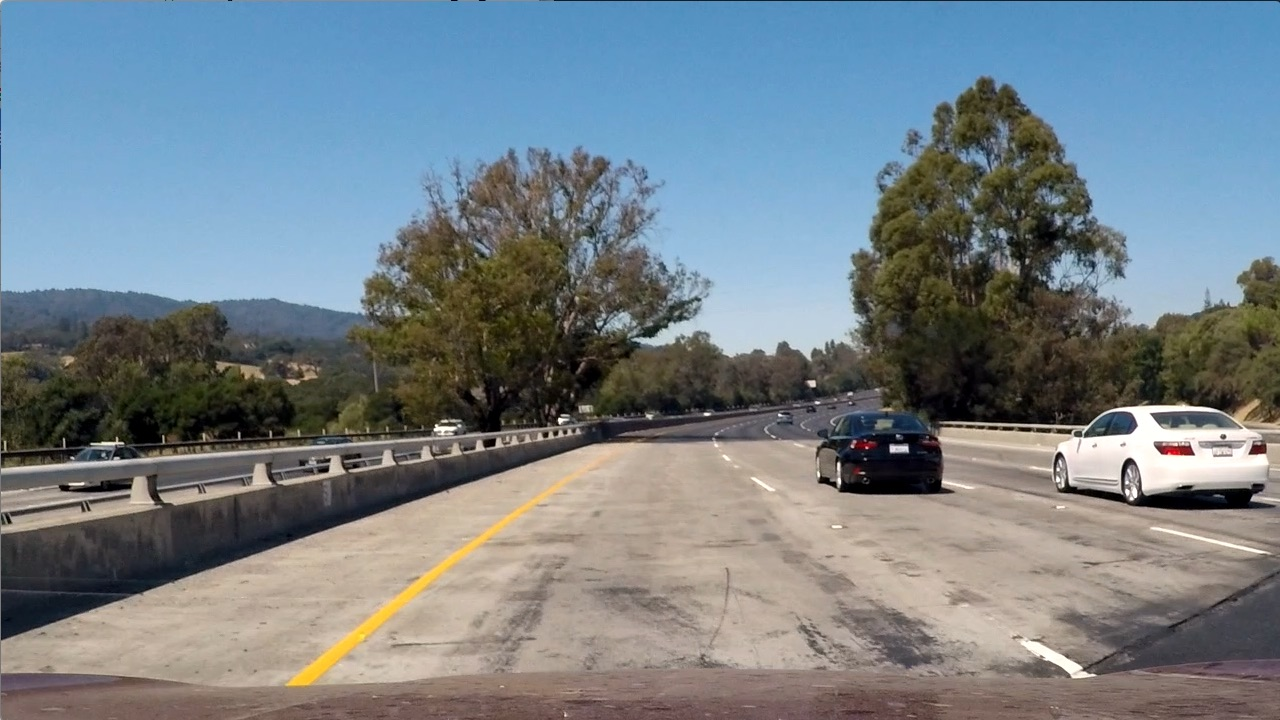
#> input picture test_images/test1.jpg, 1280 x 720 px; its folder holds only this picture in this run
$ python image_gen_new.py   (older library calls are emulated)
#> lines starting #> are read from the running program, lines starting #| are printed output that depends on the picture; after the words box and inside, x2 and y2 are one past the last pixel; in counts of white or black regions, pixels touching at a corner belong together
### tracker.py
# -*- coding: utf-8 -*-
"""
Created on Wed Sep 20 06:14:20 2017

@author: Dharmesh Jani

"""

import numpy as np
class tracker():

    # Specify all unassigned variables for every new instance
    def __init__(self, Mywindow_width, Mywindow_height, Mymargin, My_ym = 1, My_xm = 1, Mysmooth_factor = 15):

        #list that stores all the past (left,right) center set values used for smoothing the output
        self.recent_centers = []

        # the window pixel width of the center values, used to count pixels inside center windows to determine curved values
        self.window_width = Mywindow_width

        # the window pixel height of the center values, used to count pixels inside center windows to determine curved values
        # breaks the image into vertical levels
        self.window_height = Mywindow_height

        # the pixel distance in both directions to slide (left_window + right_window) template for searching
        self.margin = Mymargin

        self.ym_per_pix = My_ym # meters per pixel in verical axis

        self.xm_per_pix = My_xm # meters per pixel in horizontal axis

        self.smooth_factor = Mysmooth_factor

    # the main tracking function for finding and storing lane segment positions
    def find_window_centroids(self, warped):

        window_width = self.window_width
        window_height = self.window_height
        margin = self.margin

        window_centroids = [] # Store the (left,right) window centroid positions per level
        window = np.ones(window_width) # Create our window template that we will use for convolutions

        # First find the two starting positions for the left and right lane by using np.sum to get the vertical image slice
        # and then np.convolve the vertical image slice with the window template

        # Sum quarter bottom of image to get slice, could use a different ratio
        l_sum = np.sum(warped[int(3*warped.shape[0]/4):,:int(warped.shape[1]/2)], axis=0)
        l_center = np.argmax(np.convolve(window,l_sum))-window_width/2
        r_sum = np.sum(warped[int(3*warped.shape[0]/4):,int(warped.shape[1]/2):], axis=0)
        r_center = np.argmax(np.convolve(window,r_sum))-window_width/2+int(warped.shape[1]/2)

        # Add what we found for the first layer
        window_centroids.append((l_center,r_center))

        # Go through each layer looking for max pixel locations
        for level in range(1,(int)(warped.shape[0]/window_height)):
            # convolve the window into the vertical slice of the image
            image_layer = np.sum(warped[int(warped.shape[0]-(level+1)*window_height):int(warped.shape[0]-level*window_height),:], axis=0)
            conv_signal = np.convolve(window, image_layer)
            # Find the best left centroid by using past left center as a reference
            # Use window_width/2 as offset because convolution signal reference is at right side of window, not center of window
            offset = window_width/2
            l_min_index = int(max(l_center+offset-margin,0))
            l_max_index = int(min(l_center+offset+margin,warped.shape[1]))
            l_center = np.argmax(conv_signal[l_min_index:l_max_index])+l_min_index-offset
            # Find the best right centroid by using past right center as a reference
            r_min_index = int(max(r_center+offset-margin,0))
            r_max_index = int(min(r_center+offset+margin,warped.shape[1]))
            r_center = np.argmax(conv_signal[r_min_index:r_max_index])+r_min_index-offset
            # Add what we found for that layer
            window_centroids.append((l_center,r_center))

        self.recent_centers.append(window_centroids)

        # return averaged values of the line centers, helps to keep the markers from jumpingn around too much
        return np.average(self.recent_centers[-self.smooth_factor:],axis=0)

### image_gen_new.py
# -*- coding: utf-8 -*-
"""
Created on Mon Sep 18 04:30:03 2017

@author: Dharmesh Jani
"""

import numpy as np
import cv2
import pickle
import glob
from tracker import tracker

# Read in the saved objpoints and imgpoints
dist_pickle = pickle.load(open("./camera_cal/calibration_pickle.p", "rb"))
#> (reads camera_cal/calibration_pickle.p from the repository)
mtx = dist_pickle["mtx"]
dist = dist_pickle["dist"]

# Define a function that applies Sobel x and y,
# then computes the direction of the gradient
# and applies a threshold.

# Useful functions for producing the binary pixel of interest images to feed into the LaneTracker Algorithm
def abs_sobel_thresh(img, orient='x', sobel_kernel=3,thresh=(0,255)):
   # Gradient in x and y direction

    imghsl = cv2.cvtColor(img, cv2.COLOR_RGB2HLS)

    # Use different approach for using Sobel Operator
    #Channels L and S from HLS
    sobelx1 = cv2.Sobel(imghsl[:,:,1], cv2.CV_64F, 1,0, ksize=sobel_kernel)
    sobelx2 = cv2.Sobel(imghsl[:,:,2], cv2.CV_64F, 1,0, ksize=sobel_kernel)

    # 4) Scale to 8-bit (0 - 255) and convert to type = np.uint8
    scaled_sobelx1 = np.uint8(255*sobelx1/ np.max(sobelx1))
    scaled_sobelx2 = np.uint8(255*sobelx2/ np.max(sobelx2))

    # 5) Create a binary mask where mag thresholds are met
    binary_outputx1 = np.zeros_like(scaled_sobelx1)
    binary_outputx1[(scaled_sobelx1 >= thresh[0]) & (scaled_sobelx1 <= thresh[1])] = 1

    binary_outputx2 = np.zeros_like(scaled_sobelx2)
    binary_outputx2[(scaled_sobelx2 >= thresh[0]) & (scaled_sobelx2 <= thresh[1])] = 1

    binary_output = np.zeros_like(scaled_sobelx1)
    binary_output[(binary_outputx1 ==1) | (binary_outputx2 ==1)]=1
    # 6) Return this mask as your binary_output image
    return binary_output


def mag_thresh(img, sobel_kernel=3, mag_thresh=(0, 255)):
    # Check magnitude of gradient in both x and y directions

    gray = cv2.cvtColor(img, cv2.COLOR_RGB2GRAY)

    sobelx = cv2.Sobel(gray, cv2.CV_64F, 1, 0, ksize=sobel_kernel)
    sobely = cv2.Sobel(gray, cv2.CV_64F, 0, 1, ksize=sobel_kernel)
    # Calculate the gradient magnitude
    gradmag = np.sqrt(sobelx**2 + sobely**2)
    # Rescale to 8 bit
    scale_factor = np.max(gradmag)/255
    gradmag = (gradmag/scale_factor).astype(np.uint8)
    # Create a binary image of ones where threshold is met, zeros otherwise
    binary_output = np.zeros_like(gradmag)
    binary_output[(gradmag >= mag_thresh[0]) & (gradmag <= mag_thresh[1])] = 1
    return binary_output

def dir_threshold(img, sobel_kernel=15, thresh=(0.7,1.41)):
    # Check direction of gradient in x and y
    gray = cv2.cvtColor(img, cv2.COLOR_RGB2GRAY)

    abs_sobelx = np.absolute(cv2.Sobel(gray, cv2.CV_64F, 1, 0, ksize=sobel_kernel))
    abs_sobely = np.absolute(cv2.Sobel(gray, cv2.CV_64F, 0, 1, ksize=sobel_kernel))

    absgraddir = np.arctan2(abs_sobely,abs_sobelx)

    binary_output = np.zeros_like(absgraddir)
    binary_output[(absgraddir >= thresh[0]) & (absgraddir <= thresh[1])] = 1
    return binary_output

#def hls_color_thresh(img, threshH,threshL, threshS):
def hls_color_thresh(img, threshLow, threshHigh):
    # 1) Convert to HLS color space
    #imgHLS = cv2.cvtColor(img, cv2.COLOR_RGB2HLS)
    imgHLS = cv2.cvtColor(img, cv2.COLOR_RGB2HSV)
    #Hue (0,180) Light (0,255), satur (0,255)


    # 3) Return a binary image of threshold result
    binary_output = np.zeros((img.shape[0], img.shape[1]))
    #binary_output[(imgHLS[:,:,0] >= threshH[0]) & (imgHLS[:,:,0] <= threshH[1]) & (imgHLS[:,:,1] >= threshL[0]) & (imgHLS[:,:,1] <= threshL[1])  | ((imgHLS[:,:,2] >= threshS[0]) & (imgHLS[:,:,2] <= threshS[1]))] = 1
    binary_output[(imgHLS[:,:,0] >= threshLow[0]) & (imgHLS[:,:,0] <= threshHigh[0]) & (imgHLS[:,:,1] >= threshLow[1])  & (imgHLS[:,:,1] <= threshHigh[1])  & (imgHLS[:,:,2] >= threshLow[2]) & (imgHLS[:,:,2] <= threshHigh[2])] = 1

    return binary_output

def color_thresh1(img, sthresh=(0, 255), vthresh=(0,255)):
    """
    check color saturation
    """
    hls = cv2.cvtColor(img, cv2.COLOR_RGB2HLS)
    s_channel = hls[:,:,2]
    s_binary = np.zeros_like(s_channel)
    # Based on lectures use red channel based thresholds for  yellow and white lanes filtering
    #r_channel = img[:,:,0]
    #s_binary[(s_channel >= sthresh[0]) & (s_channel <= sthresh[1]) & (r_channel >= 200) & (r_channel <= 255)] = 1
    s_binary[(s_channel >= sthresh[0]) & (s_channel <= sthresh[1])] = 1

    ## We can also use v channel from HSV to calibrate on color thresholding
    hsv = cv2.cvtColor(img, cv2.COLOR_RGB2HSV)
    v_channel = hsv[:,:,2]
    v_binary = np.zeros_like(v_channel)
    v_binary[(v_channel >= vthresh[0]) & (v_channel <= vthresh[1]) ] = 1

    g_thresh = (250,255)
    gray = cv2.cvtColor(img, cv2.COLOR_RGB2GRAY)
    gray_binary = np.zeros_like(gray)
    gray_binary[(gray>g_thresh[0]) & (gray<= g_thresh[1])] = 1

    output = np.zeros_like(s_channel)
    output[(s_binary==1)&(v_binary==1)]=1
    #output[(s_binary==1)&(v_binary==1)&(gray_binary==1)]=1

    return output

# [19 lines left out: function color_thresh2, not called in this run]

def window_mask(width, height, img_ref, center,level):
    output = np.zeros_like(img_ref)
    output[int(img_ref.shape[0]-(level+1)*height):int(img_ref.shape[0]-level*height),max(0,int(center-width/2)):min(int(center+width/2),img_ref.shape[1])] = 1
    return output

def fitlines(binary_warped):
    # Assuming you have created a warped binary image called "binary_warped"
    # Take a histogram of the bottom half of the image
    histogram = np.sum(binary_warped[binary_warped.shape[0]//2:,:], axis=0)
    # Create an output image to draw on and  visualize the result
    out_img = np.dstack((binary_warped, binary_warped, binary_warped))*255


    # Find the peak of the left and right halves of the histogram
    # These will be the starting point for the left and right lines
    midpoint = np.int(histogram.shape[0]/2)
    leftx_base = np.argmax(histogram[:midpoint])
    rightx_base = np.argmax(histogram[midpoint:]) + midpoint

    # Choose the number of sliding windows
    nwindows = 9
    # Set height of windows
    window_height = np.int(binary_warped.shape[0]/nwindows)
    # Identify the x and y positions of all nonzero pixels in the image
    nonzero = binary_warped.nonzero()
    nonzeroy = np.array(nonzero[0])
    nonzerox = np.array(nonzero[1])
    # Current positions to be updated for each window
    leftx_current = leftx_base
    rightx_current = rightx_base
    # Set the width of the windows +/- margin
    margin = 100
    # Set minimum number of pixels found to recenter window
    minpix = 50
    # Create empty lists to receive left and right lane pixel indices
    left_lane_inds = []
    right_lane_inds = []

    # Step through the windows one by one
    for window in range(nwindows):
        # Identify window boundaries in x and y (and right and left)
        win_y_low = binary_warped.shape[0] - (window+1)*window_height
        win_y_high = binary_warped.shape[0] - window*window_height
        win_xleft_low = leftx_current - margin
        win_xleft_high = leftx_current + margin
        win_xright_low = rightx_current - margin
        win_xright_high = rightx_current + margin
        # Draw the windows on the visualization image
        cv2.rectangle(out_img,(win_xleft_low,win_y_low),(win_xleft_high,win_y_high),(0,255,0), 2)
        cv2.rectangle(out_img,(win_xright_low,win_y_low),(win_xright_high,win_y_high),(0,255,0), 2)
        # Identify the nonzero pixels in x and y within the window
        good_left_inds = ((nonzeroy >= win_y_low) & (nonzeroy < win_y_high) & (nonzerox >= win_xleft_low) & (nonzerox < win_xleft_high)).nonzero()[0]
        good_right_inds = ((nonzeroy >= win_y_low) & (nonzeroy < win_y_high) & (nonzerox >= win_xright_low) & (nonzerox < win_xright_high)).nonzero()[0]
        # Append these indices to the lists
        left_lane_inds.append(good_left_inds)
        right_lane_inds.append(good_right_inds)
        # If you found > minpix pixels, recenter next window on their mean position
        if len(good_left_inds) > minpix:
            leftx_current = np.int(np.mean(nonzerox[good_left_inds]))
        if len(good_right_inds) > minpix:
            rightx_current = np.int(np.mean(nonzerox[good_right_inds]))

    # Concatenate the arrays of indices
    left_lane_inds = np.concatenate(left_lane_inds)
    right_lane_inds = np.concatenate(right_lane_inds)

    # Extract left and right line pixel positions
    leftx = nonzerox[left_lane_inds]
    lefty = nonzeroy[left_lane_inds]
    rightx = nonzerox[right_lane_inds]
    righty = nonzeroy[right_lane_inds]


    # Fit a second order polynomial to each
    if len(leftx) == 0:
        left_fit =[]
    else:
        left_fit = np.polyfit(lefty, leftx, 2)

    if len(rightx) == 0:
        right_fit =[]
    else:
        right_fit = np.polyfit(righty, rightx, 2)


    out_img[nonzeroy[left_lane_inds], nonzerox[left_lane_inds]] = [255, 0, 0]
    out_img[nonzeroy[right_lane_inds], nonzerox[right_lane_inds]] = [0, 0, 255]


    return left_fit, right_fit,out_img

# [27 lines left out: function fit_continuous, not called in this run]

#Calc Curvature
def curvature(left_fit, right_fit, binary_warped):
    ploty = np.linspace(0, binary_warped.shape[0]-1, binary_warped.shape[0] )
    y_eval = np.max(ploty)

    ym_per_pix = 30/720 # meters per pixel in y dimension
    xm_per_pix = 3.7/700 # meters per pixel in x dimension


    # [8 lines of commented-out code are left out]
    left_curverad = ((1 + (2*left_fit[0]*y_eval*ym_per_pix + left_fit[1])**2)**1.5) / np.absolute(2*left_fit[0])
    right_curverad = ((1 + (2*right_fit[0]*y_eval*ym_per_pix + right_fit[1])**2)**1.5) / np.absolute(2*right_fit[0])
    center = (((left_fit[0]*720**2+left_fit[1]*720+left_fit[2]) +(right_fit[0]*720**2+right_fit[1]*720+right_fit[2]) ) /2 - 640)*xm_per_pix

    # Now our radius of curvature is in meters
    #print(left_curverad, 'm', right_curverad, 'm')
    return left_curverad, right_curverad, center


# Make a list of test images

images = glob.glob("./test_images/test*.jpg")
#images = glob.glob("./test_images/straight_lines*.jpg")

for idx, fname in enumerate(images):
    # Read in image
    img = cv2.imread(fname)
#> img is the input picture: shape (720, 1280, 3); mean B, G, R 135.5, 128.7, 117.5
    imgRGB = img
    imgRGB = cv2.cvtColor(img, cv2.COLOR_BGR2RGB)
    imgRGB = img

    # undistort image
    img = cv2.undistort(imgRGB, mtx,dist,None,mtx)

    # Save intermediate images for documentation
    undistort = img

    yellow_low = np.array([0,100,100])
    yellow_high = np.array([50,255,255])

    white_low = np.array([18,0,180])
    white_high = np.array([255,80,255])

    imgThres_yellow = hls_color_thresh(img,yellow_low,yellow_high)
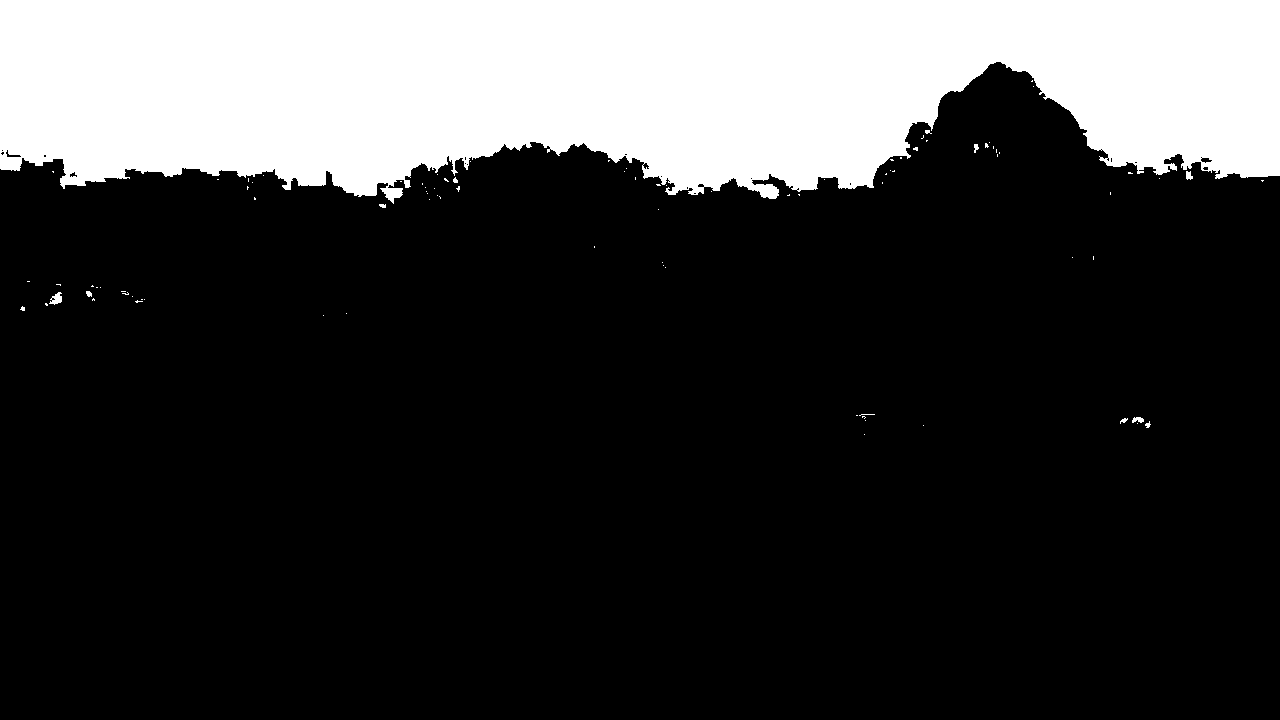
#> imgThres_yellow: shape (720, 1280) float64; values 0 (black) and 1 (white), 22.5% white; 92 white regions (82 under 20 px), largest, box (x1, y1, x2, y2) and area: (0, 0, 1280, 204) 206838, (49, 292, 62, 305) 98, (1132, 417, 1144, 423) 52
    imgThres_white = hls_color_thresh(img,white_low,white_high)
#> imgThres_white: shape (720, 1280) float64; values 0 (black) and 1 (white), 16.6% white; 454 white regions (363 under 20 px), largest, box (x1, y1, x2, y2) and area: (0, 441, 1137, 708) 117758, (942, 406, 1280, 498) 13858, (946, 480, 1280, 568) 3270

    imgThres_both =np.zeros_like(imgThres_yellow)

    imgThres_both[(imgThres_yellow==1) | (imgThres_white==1)] =255

    # Process image and generate binary pixel of interests
    preprocessImage = np.zeros_like(img[:,:,0])
    gradx = abs_sobel_thresh(img,orient='x',sobel_kernel=9,thresh=(80,220))
#> gradx: shape (720, 1280); values 0 (black) and 1 (white), 4.1% white; 1704 white regions (1234 under 20 px), largest, box (x1, y1, x2, y2) and area: (290, 479, 573, 701) 1972, (867, 166, 889, 258) 774, (847, 251, 872, 324) 662
    c_binary = color_thresh1(img, sthresh=(100,255), vthresh=(50,255))
#> c_binary: shape (720, 1280); values 0 (black) and 1 (white), 34.4% white; 520 white regions (440 under 20 px), largest, box (x1, y1, x2, y2) and area: (0, 0, 1280, 312) 289523, (1069, 407, 1280, 495) 7454, (265, 446, 622, 703) 6332
    #c_binary = color_thresh2(img, sthresh=(50,255), vthresh=(100,255), lthresh=(50,255))
    m_binary = mag_thresh(img, sobel_kernel=3, mag_thresh=(0,25))
#> in mag_thresh, `gradmag = np.sqrt(sobelx**2 + sobely**2)`:
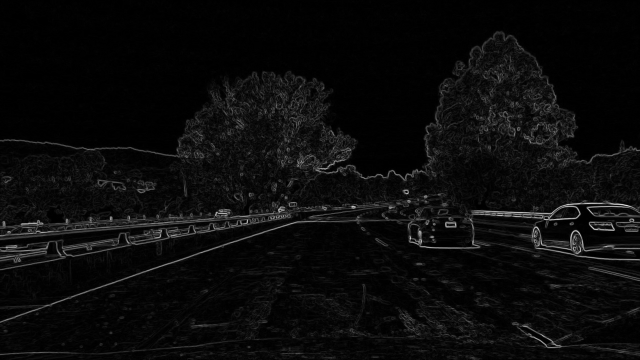
#> gradmag: shape (720, 1280) float64 (shown at 1/2 size); min 0, max 829.2, mean 37.3; drawn with min black and max white
#> in mag_thresh, `scale_factor = np.max(gradmag)/255`: scale_factor = 3.25
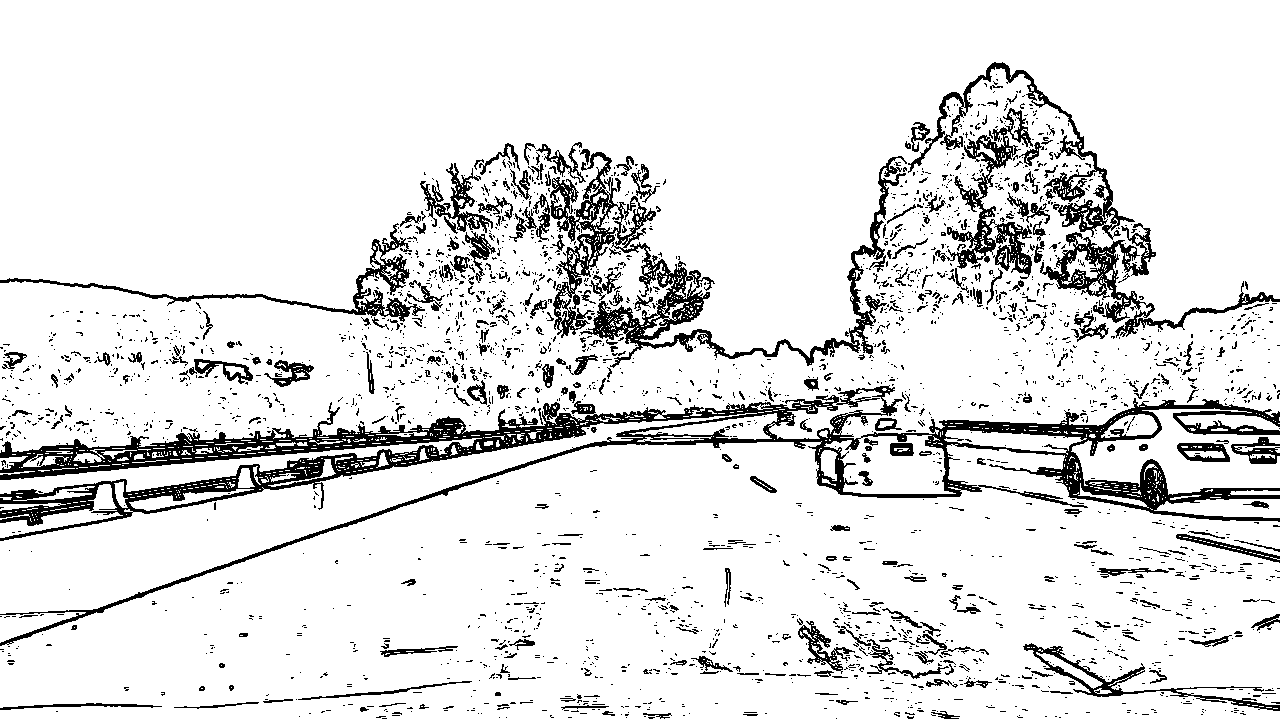
#> m_binary: shape (720, 1280); values 0 (black) and 1 (white), 88.7% white; 2762 black regions (2423 under 20 px), largest, box (x1, y1, x2, y2) and area: (0, 385, 1280, 646) 37545, (550, 152, 907, 368) 11757, (1040, 223, 1280, 338) 4330
    d_binary = dir_threshold(img, sobel_kernel=15, thresh=(0.8,1.5))
#> in dir_threshold, `absgraddir = np.arctan2(abs_sobely,abs_sobelx)`:
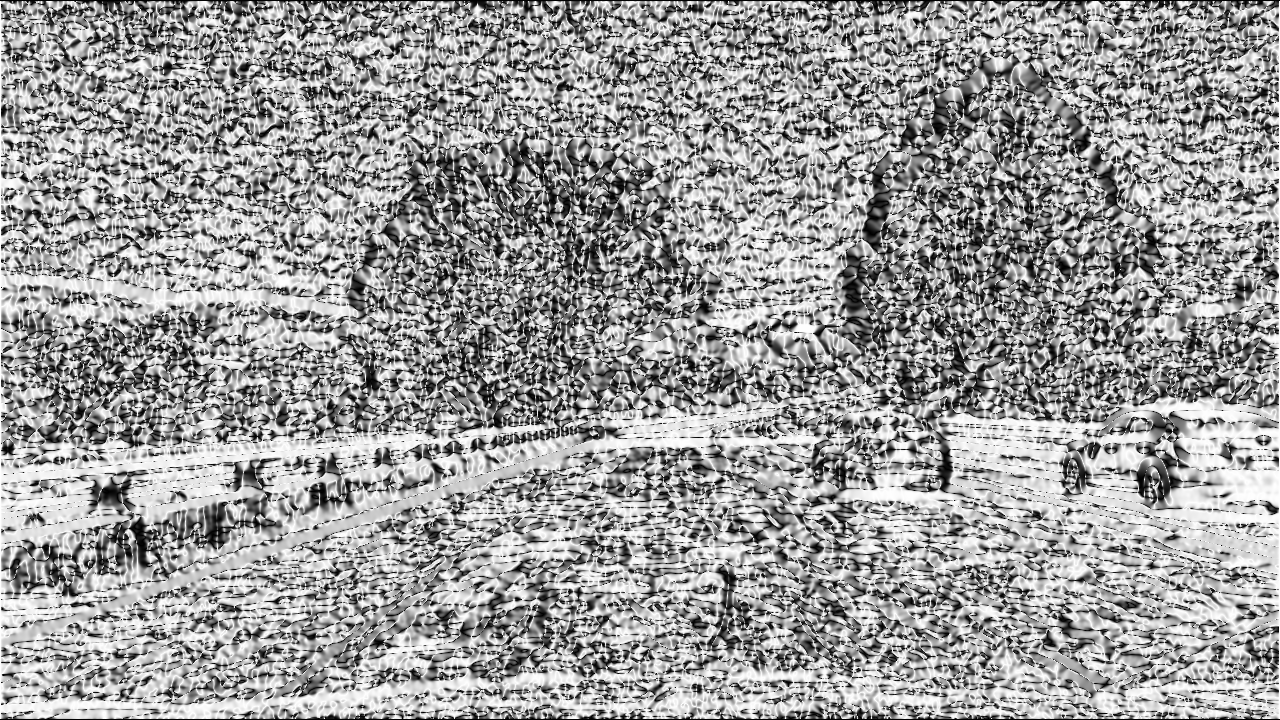
#> absgraddir: shape (720, 1280) float64; min 0, max 1.57, mean 0.965; drawn with min black and max white
#> d_binary: shape (720, 1280) float64; values 0 (black) and 1 (white), 56.3% white; 10140 black regions (8935 under 20 px), largest, box (x1, y1, x2, y2) and area: (0, 0, 1280, 720) 189592, (11, 304, 266, 471) 12698, (154, 304, 393, 560) 8881
    preprocessImage[((gradx == 1) | (imgThres_yellow==1) | (imgThres_white==1))] = 255

    #preprocessImage[((gradx == 1) & (grady == 1) | (m_binary == 1) & (d_binary == 1) & (c_binary == 1))] = 255

    # Save intermediate images for documentation
    bin_image = preprocessImage

    # Definition for points to use for perspective transform
    img_size = (img.shape[1],img.shape[0])
#> (the rest of the program and of its run is left out)
